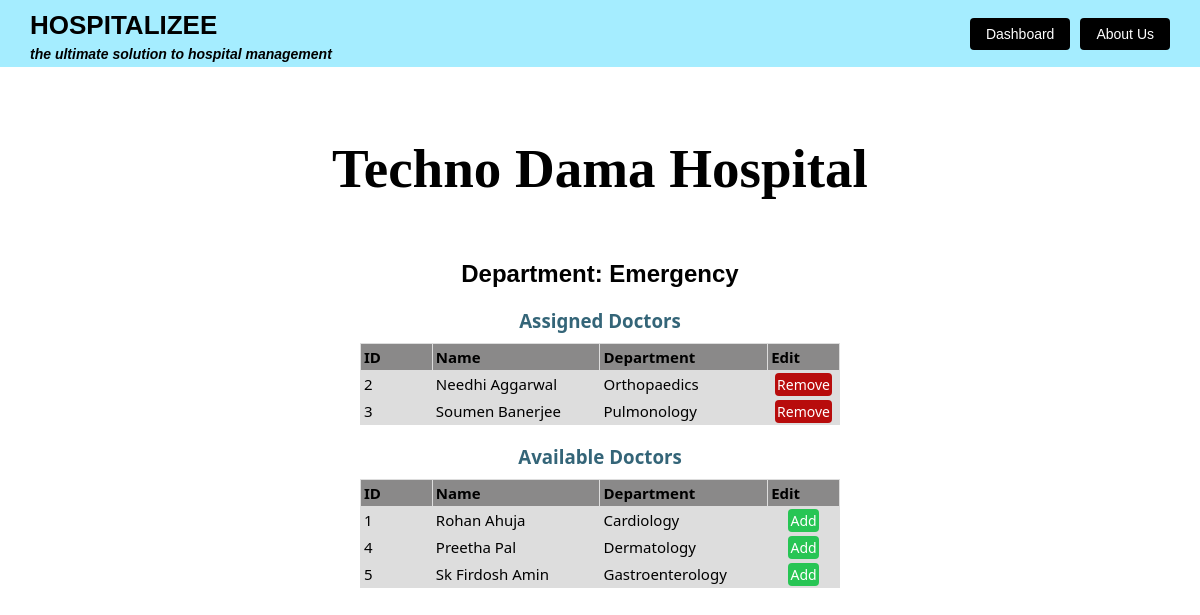
The app's page /hospital/dashboard/emergency-doctors?user_id=1 (signed in) with its own data.
### app.py (models this page shows)
class Hospital(db.Model):
    id = db.Column(db.Integer, primary_key=True)
    gid = db.Column(db.String(100), unique=True, nullable=False)
    email = db.Column(db.String(100), unique=True, nullable=False)
    password = db.Column(db.String(200), nullable=False)
    name = db.Column(db.String(100), nullable=False)
    address = db.Column(db.String(200), nullable=False)
    telephone = db.Column(db.String(15), nullable=False)
    pincode = db.Column(db.Integer, nullable=False)
    lat = db.Column(db.Float, nullable=True)
    lon = db.Column(db.Float, nullable=True)
    emergency_capacity = db.Column(db.Integer, nullable=False)
    depts = db.Column(JSON, nullable=True)
    cur_emergency_availability = db.Column(db.Integer, nullable=False)
    cur_emergency_doctors = db.Column(JSON, nullable = True)

class Doctor(db.Model):
    id = db.Column(db.Integer, primary_key=True)
    name = db.Column(db.String(200), nullable=False)
    department_id = db.Column(db.Integer, db.ForeignKey('departments.id'), nullable=False)
    qualification = db.Column(db.String(200), nullable=False)
    experience = db.Column(db.Integer, nullable=False)
    hospital_id = db.Column(db.Integer, db.ForeignKey('hospital.id'), nullable=False)
    slots = db.Column(JSON, nullable=False, default=list)

class Departments(db.Model):
    id = db.Column(db.Integer, primary_key=True)
    name = db.Column(db.String(100), nullable=False, unique=True)

### app.py (the view)
@app.route('/hospital/dashboard/emergency-doctors')
def emergency_doctors():
    user_id = request.args.get('user_id')
    user = Hospital.query.filter_by(id=user_id).first()
    emr_list = user.cur_emergency_doctors
    emr_docs = db.session.query(Doctor.id.label('id'), Doctor.name.label('name'), Departments.name.label('dept')).join(Departments, Doctor.department_id == Departments.id).filter(Doctor.id.in_(emr_list)).all()
    other_docs = db.session.query(Doctor.id.label('id'), Doctor.name.label('name'), Departments.name.label('dept')).join(Departments, Doctor.department_id == Departments.id).filter(Doctor.id.notin_(emr_list), Doctor.hospital_id == user_id).all()
    return render_template('emergency_doctors.html', user=user, emr_docs=emr_docs, other_docs=other_docs)

### templates/emergency_doctors.html (shortened to what this page needs)
<!DOCTYPE html>
<html lang="en">
<head>
</head>
<body>
    <div class="top-border">
        <div>
            <h1>HOSPITALIZEE</h1>
            <h4>the ultimate solution to hospital management</h4>
        </div>
        <div class="btn-group">
            <a href="/hospital/dashboard?user_id={{ user.id }}" class="btn btn-all">Dashboard</a>
            <a href="/about" class="btn btn-all">About Us</a>
        </div>
    </div>
    <div class="login">
        <div class="login-card">
            <div style="margin-top:70px; margin-bottom:60px; color: Black; text-align:center; ">
                <h1 style="font-size:55px; font-family: Times New Roman, serif;">{{ user.name }}</h1>
            </div>
            <div style="text-align:center; ">
                <h2>Department: Emergency</h2>
            </div>
            <div id="content" style="padding: 0px 25px; text-align: center">
                <h3 class="headings" style="margin-bottom: 10px; color:#346578; font-family: system-ui;" >Assigned Doctors</h3>
            </div>
            <div id="table" style="display:flex; justify-content:center;">
                <table class="table" style="width: 40%;">
                    <tr style="font-family: system-ui;">
                        <th scope="col" style="width:15%;">ID</th>
                        <th scope="col" style="width:35%;">Name</th>
                        <th scope="col" style="width:35%;">Department</th>
                        <th scope="col" style="width:15%;">Edit</th>
                    </tr>
                    {% for doc in emr_docs %}
                    <tr>
                        <td>{{ doc.id }}</td>
                        <td>{{ doc.name }}</td>
                        <td>{{ doc.dept }}</td>
                        <td style="text-align: center;">
                            <a href="/hospital/dashboard/emergency/remove-doctor?user_id={{ user.id }}&doc_id={{ doc.id }}"
                            class="btn btn-all" style=" padding: 2px; background-color: rgba(184, 12, 12, 1);">
                                Remove
                            </a>
                        </td>
                    </tr>
                    {% endfor %}
                </table>
            </div>
            <div id="content" style="padding: 0px 25px; text-align: center">
                <h3 class="headings" style="margin-bottom: 10px; color:#346578; font-family: system-ui;" >Available Doctors</h3>
            </div>
            <div id="table" style="display:flex; justify-content:center;">
                <table class="table" style="width: 40%;">
                    <tr style="font-family: system-ui;">
                        <th scope="col" style="width:15%;">ID</th>
                        <th scope="col" style="width:35%;">Name</th>
                        <th scope="col" style="width:35%;">Department</th>
                        <th scope="col" style="width:15%;">Edit</th>
                    </tr>
                    {% for doc in other_docs %}
                    <tr>
                        <td>{{ doc.id }}</td>
                        <td>{{ doc.name }}</td>
                        <td>{{ doc.dept }}</td>
                        <td style="text-align: center;">
                            <a href="/hospital/dashboard/emergency/add-doctor?user_id={{ user.id }}&doc_id={{ doc.id }}"
                            class="btn btn-all" style=" padding: 2px; background-color: rgb(39, 197, 84);">
                                Add
                            </a>
                        </td>
                    </tr>
                    {% endfor %}
                </table>
            </div>
        </div>
    </div>
</body>
</html>

### templates/emergency_doctors.html (style rules this page uses)
body { margin: 0; font-family: Arial, sans-serif; }
.top-border { border-top: 0px solid #077cf0; background-color: #a5edff; padding: 5px 30px; display: flex; align-items: center; justify-content: space-between; }
.top-border h1 { margin: 5px 0; font-size: 26px; font-weight: bold; color: #000000; }
.top-border h4 { margin: 0; font-size: 14px; font-style: italic; color: #000000; }
.btn-group { display: flex; gap: 10px; }
.btn { padding: 8px 16px; text-decoration: none; border: none; background-color: #2c3e50; color: white; font-size: 14px; cursor: pointer; border-radius: 4px; }
.btn-all { background-color: black; }
table { font-family: system-ui; border-collapse: collapse; width: 40%; font-size: 15px; }
td, th { border: 1px solid #dddddd; text-align: left; padding: 3px; }
th { background-color: #8a8989ff; }
tr { background-color: #dddddd; }

### records on screen
Hospital: name "Techno Dama Hospital"
Doctor: id "2", name "Needhi Aggarwal", dept "Orthopaedics"
Doctor: id "3", name "Soumen Banerjee", dept "Pulmonology"
Doctor: id "1", name "Rohan Ahuja", dept "Cardiology"
Doctor: id "4", name "Preetha Pal", dept "Dermatology"
Doctor: id "5", name "Sk Firdosh Amin", dept "Gastroenterology"
